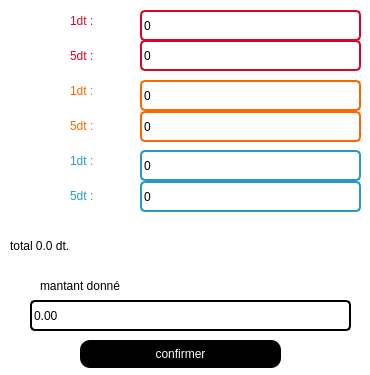
<?xml version="1.0" encoding="UTF-8"?>
<ui version="4.0">
 <class>Dialog</class>
 <widget class="QDialog" name="Dialog">
  <property name="windowModality">
   <enum>Qt::ApplicationModal</enum>
  </property>
  <property name="geometry">
   <rect>
    <x>0</x>
    <y>0</y>
    <width>370</width>
    <height>375</height>
   </rect>
  </property>
  <property name="windowTitle">
   <string>un nouveau achat</string>
  </property>
  <property name="windowIcon">
   <iconset>
    <normaloff>shopping-cart.png</normaloff>shopping-cart.png</iconset>
  </property>
  <property name="styleSheet">
   <string notr="true">background:white;</string>
  </property>
  <widget class="QDoubleSpinBox" name="mantant_donne">
   <property name="geometry">
    <rect>
     <x>30</x>
     <y>300</y>
     <width>321</width>
     <height>31</height>
    </rect>
   </property>
   <property name="styleSheet">
    <string notr="true">QDoubleSpinBox{font: 16pt &quot;Bauhaus 93&quot;;
color: rgb(0,0,0
);
border:2px solid rgb(0,0,0);border-radius:5px}

QDoubleSpinBox:hover{

border:3px solid rgb(0,0,0);
}

QDoubleSpinBox:focus{

border:3px solid rgb(0,0,0);
}</string>
   </property>
   <property name="buttonSymbols">
    <enum>QAbstractSpinBox::NoButtons</enum>
   </property>
   <property name="maximum">
    <double>100000000000000000000.000000000000000</double>
   </property>
  </widget>
  <widget class="QPushButton" name="confirmer">
   <property name="geometry">
    <rect>
     <x>80</x>
     <y>340</y>
     <width>201</width>
     <height>28</height>
    </rect>
   </property>
   <property name="styleSheet">
    <string notr="true">QPushButton{
font: 87 9pt &quot;Arial Black&quot;;
color:white;
background:rgb(0,0,0);
border-radius:10px;
}
QPushButton:hover{

background:rgb(90,90,90);

}
QPushButton:pressed{

background:transparent;
border:3px solid rgb(0,0,0);

}
QPushButton:disabled{ 
color:rgba(255,255,255,100);  
background: rgba(255,255,255,30);   }</string>
   </property>
   <property name="text">
    <string>confirmer</string>
   </property>
  </widget>
  <widget class="QSpinBox" name="orange_5dt">
   <property name="geometry">
    <rect>
     <x>140</x>
     <y>111</y>
     <width>221</width>
     <height>31</height>
    </rect>
   </property>
   <property name="styleSheet">
    <string notr="true">QSpinBox{font: 16pt &quot;Bauhaus 93&quot;;
color: rgb(0,0,0
);
border:2px solid rgb(255, 102, 0);border-radius:5px}

QSpinBox:hover{

border:3px solid rgb(255, 102, 0);
}

QSpinBox:focus{

border:3px solid rgb(255, 102, 0);
}</string>
   </property>
   <property name="buttonSymbols">
    <enum>QAbstractSpinBox::NoButtons</enum>
   </property>
   <property name="maximum">
    <number>0</number>
   </property>
  </widget>
  <widget class="QSpinBox" name="orange_1dt">
   <property name="geometry">
    <rect>
     <x>140</x>
     <y>80</y>
     <width>221</width>
     <height>31</height>
    </rect>
   </property>
   <property name="styleSheet">
    <string notr="true">QSpinBox{font: 16pt &quot;Bauhaus 93&quot;;
color: rgb(0,0,0
);
border:2px solid rgb(255, 102, 0);border-radius:5px}

QSpinBox:hover{

border:3px solid rgb(255, 102, 0);
}

QSpinBox:focus{

border:3px solid rgb(255, 102, 0);
}</string>
   </property>
   <property name="buttonSymbols">
    <enum>QAbstractSpinBox::NoButtons</enum>
   </property>
   <property name="maximum">
    <number>0</number>
   </property>
  </widget>
  <widget class="QSpinBox" name="ooredoo_1dt">
   <property name="geometry">
    <rect>
     <x>140</x>
     <y>10</y>
     <width>221</width>
     <height>31</height>
    </rect>
   </property>
   <property name="styleSheet">
    <string notr="true">QSpinBox{font: 16pt &quot;Bauhaus 93&quot;;
color: rgb(0,0,0
);
border:2px solid rgb(223, 3, 39);border-radius:5px}

QSpinBox:hover{

border:3px solid rgb(223, 3, 39);
}

QSpinBox:focus{

border:3px solid rgb(223, 3, 39);
}</string>
   </property>
   <property name="buttonSymbols">
    <enum>QAbstractSpinBox::NoButtons</enum>
   </property>
   <property name="maximum">
    <number>0</number>
   </property>
  </widget>
  <widget class="QSpinBox" name="telecom_5dt">
   <property name="geometry">
    <rect>
     <x>140</x>
     <y>181</y>
     <width>221</width>
     <height>31</height>
    </rect>
   </property>
   <property name="styleSheet">
    <string notr="true">QSpinBox{font: 16pt &quot;Bauhaus 93&quot;;
color: rgb(0,0,0
);
border:2px solid rgb(39, 154, 192);border-radius:5px}

QSpinBox:hover{

border:3px solid rgb(39, 154, 192);
}

QSpinBox:focus{

border:3px solid rgb(39, 154, 192);
}</string>
   </property>
   <property name="buttonSymbols">
    <enum>QAbstractSpinBox::NoButtons</enum>
   </property>
   <property name="maximum">
    <number>0</number>
   </property>
  </widget>
  <widget class="QSpinBox" name="telecom_1dt">
   <property name="geometry">
    <rect>
     <x>140</x>
     <y>150</y>
     <width>221</width>
     <height>31</height>
    </rect>
   </property>
   <property name="styleSheet">
    <string notr="true">QSpinBox{font: 16pt &quot;Bauhaus 93&quot;;
color: rgb(0,0,0
);
border:2px solid rgb(39, 154, 192);border-radius:5px}

QSpinBox:hover{

border:3px solid rgb(39, 154, 192);
}

QSpinBox:focus{

border:3px solid rgb(39, 154, 192);
}</string>
   </property>
   <property name="buttonSymbols">
    <enum>QAbstractSpinBox::NoButtons</enum>
   </property>
   <property name="maximum">
    <number>0</number>
   </property>
  </widget>
  <widget class="QSpinBox" name="ooredoo_5dt">
   <property name="geometry">
    <rect>
     <x>140</x>
     <y>40</y>
     <width>221</width>
     <height>31</height>
    </rect>
   </property>
   <property name="styleSheet">
    <string notr="true">QSpinBox{font: 16pt &quot;Bauhaus 93&quot;;
color: rgb(0,0,0
);
border:2px solid rgb(223, 3, 39);border-radius:5px}

QSpinBox:hover{

border:3px solid rgb(223, 3, 39);
}

QSpinBox:focus{

border:3px solid rgb(223, 3, 39);
}</string>
   </property>
   <property name="buttonSymbols">
    <enum>QAbstractSpinBox::NoButtons</enum>
   </property>
   <property name="maximum">
    <number>0</number>
   </property>
  </widget>
  <widget class="QLabel" name="mantant_donne_l">
   <property name="geometry">
    <rect>
     <x>40</x>
     <y>270</y>
     <width>201</width>
     <height>31</height>
    </rect>
   </property>
   <property name="styleSheet">
    <string notr="true">border:0px;font: 16pt &quot;Bauhaus 93&quot;;
color: black;background:transparent;</string>
   </property>
   <property name="text">
    <string>mantant donné</string>
   </property>
   <property name="scaledContents">
    <bool>true</bool>
   </property>
  </widget>
  <widget class="QLabel" name="label_4">
   <property name="geometry">
    <rect>
     <x>70</x>
     <y>10</y>
     <width>55</width>
     <height>21</height>
    </rect>
   </property>
   <property name="styleSheet">
    <string notr="true">font: 16pt &quot;Bauhaus 93&quot;;
color: rgb(223, 3, 39);
border:0px;</string>
   </property>
   <property name="text">
    <string>1dt :</string>
   </property>
  </widget>
  <widget class="QLabel" name="label_6">
   <property name="geometry">
    <rect>
     <x>70</x>
     <y>180</y>
     <width>55</width>
     <height>31</height>
    </rect>
   </property>
   <property name="styleSheet">
    <string notr="true">font: 16pt &quot;Bauhaus 93&quot;;
color: rgb(39, 154, 192);border:0px;</string>
   </property>
   <property name="text">
    <string>5dt :</string>
   </property>
  </widget>
  <widget class="QLabel" name="label_7">
   <property name="geometry">
    <rect>
     <x>70</x>
     <y>80</y>
     <width>55</width>
     <height>21</height>
    </rect>
   </property>
   <property name="styleSheet">
    <string notr="true">font: 16pt &quot;Bauhaus 93&quot;;
color: rgb(255, 102, 0);border:0px;</string>
   </property>
   <property name="text">
    <string>1dt :</string>
   </property>
  </widget>
  <widget class="QLabel" name="label_9">
   <property name="geometry">
    <rect>
     <x>70</x>
     <y>150</y>
     <width>55</width>
     <height>21</height>
    </rect>
   </property>
   <property name="styleSheet">
    <string notr="true">font: 16pt &quot;Bauhaus 93&quot;;
color: rgb(39, 154, 192);border:0px;</string>
   </property>
   <property name="text">
    <string>1dt :</string>
   </property>
  </widget>
  <widget class="QLabel" name="ooredoo_logo">
   <property name="geometry">
    <rect>
     <x>10</x>
     <y>10</y>
     <width>55</width>
     <height>61</height>
    </rect>
   </property>
   <property name="text">
    <string/>
   </property>
   <property name="pixmap">
    <pixmap>télécharger (3).png</pixmap>
   </property>
   <property name="scaledContents">
    <bool>true</bool>
   </property>
  </widget>
  <widget class="QLabel" name="telecom_logo">
   <property name="geometry">
    <rect>
     <x>10</x>
     <y>150</y>
     <width>55</width>
     <height>61</height>
    </rect>
   </property>
   <property name="text">
    <string/>
   </property>
   <property name="pixmap">
    <pixmap>Tunisie-Telecom.jpg</pixmap>
   </property>
   <property name="scaledContents">
    <bool>true</bool>
   </property>
  </widget>
  <widget class="QLabel" name="orange_logo">
   <property name="geometry">
    <rect>
     <x>10</x>
     <y>80</y>
     <width>55</width>
     <height>61</height>
    </rect>
   </property>
   <property name="text">
    <string/>
   </property>
   <property name="pixmap">
    <pixmap>télécharger.png</pixmap>
   </property>
   <property name="scaledContents">
    <bool>true</bool>
   </property>
  </widget>
  <widget class="QLabel" name="label_5">
   <property name="geometry">
    <rect>
     <x>70</x>
     <y>40</y>
     <width>55</width>
     <height>31</height>
    </rect>
   </property>
   <property name="styleSheet">
    <string notr="true">font: 16pt &quot;Bauhaus 93&quot;;
color: rgb(223, 3, 39);border:0px;</string>
   </property>
   <property name="text">
    <string>5dt :</string>
   </property>
  </widget>
  <widget class="QLabel" name="label_8">
   <property name="geometry">
    <rect>
     <x>70</x>
     <y>110</y>
     <width>55</width>
     <height>31</height>
    </rect>
   </property>
   <property name="styleSheet">
    <string notr="true">font: 16pt &quot;Bauhaus 93&quot;;
color: rgb(255, 102, 0);border:0px;</string>
   </property>
   <property name="text">
    <string>5dt :</string>
   </property>
  </widget>
  <widget class="QLabel" name="afficheur_du_total">
   <property name="geometry">
    <rect>
     <x>10</x>
     <y>230</y>
     <width>351</width>
     <height>31</height>
    </rect>
   </property>
   <property name="styleSheet">
    <string notr="true">border:0px;font: 16pt &quot;Bauhaus 93&quot;;
color:black;background:transparent;</string>
   </property>
   <property name="text">
    <string>total 0.0 dt.</string>
   </property>
   <property name="scaledContents">
    <bool>true</bool>
   </property>
  </widget>
 </widget>
 <resources/>
 <connections/>
</ui>
